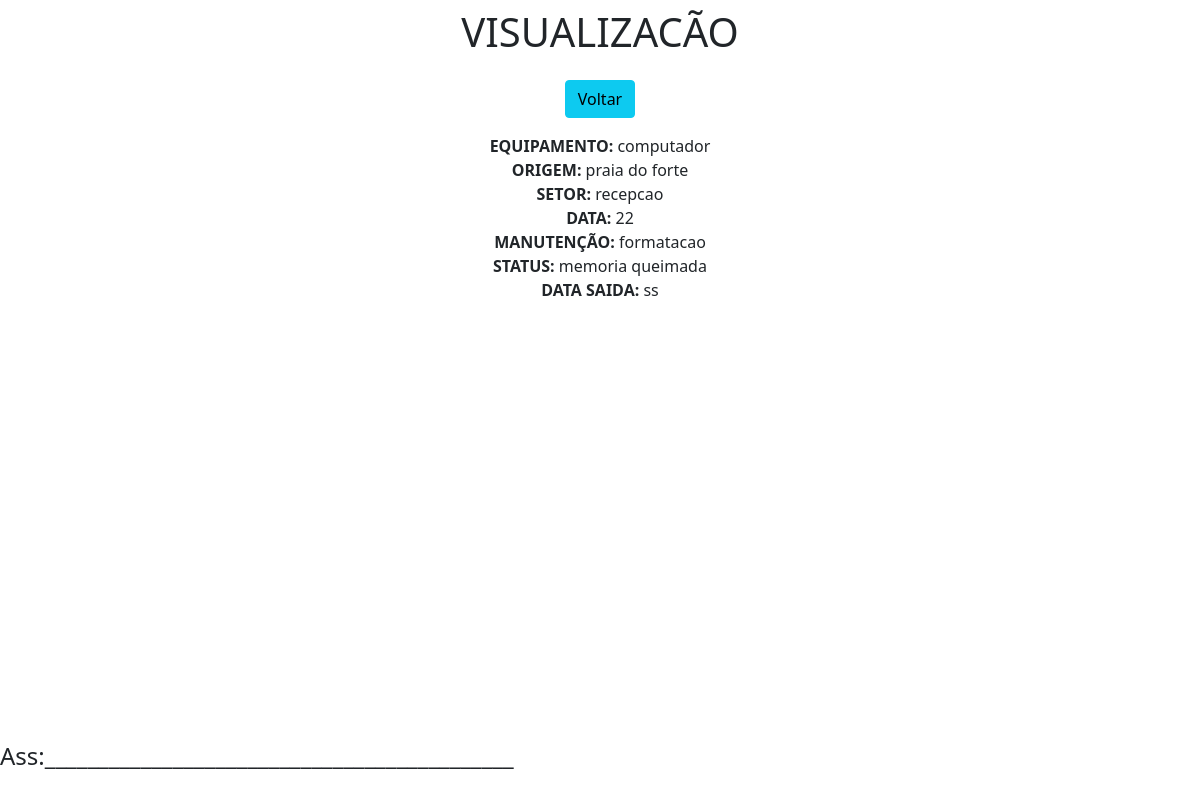
Page /view/17/ on the committed database.
### app/models.py (models this page shows)
class Computador(models.Model):
    equipamento = models.CharField(max_length=100)
    origem = models.CharField(max_length=100)
    setor = models.CharField(max_length=100)
    data = models.CharField(max_length=100)
    manutencao = models.CharField(max_length=100)
    status = models.CharField(max_length=100)
    dataSaida = models.CharField(max_length=100)

### app/views.py (the view)
# urls.py: path('view/<int:pk>/', view, name='view'),
def view(request, pk):
    data = {}
    data['db'] = Computador.objects.get(pk=pk)
    return render(request,'view.html', data)

### app/templates/view.html (shortened to what this page needs)
<!DOCTYPE html>
<html lang="en">
<head>
    <link href="https://cdn.jsdelivr.net/npm/bootstrap@5.1.3/dist/css/bootstrap.min.css" rel="stylesheet">
</head>
<body>
    <div class="col-8 m-auto pt-2 pb-2 text-center" >
        <h1>VISUALIZACÃO</h1>
    </div>
    <div class="col-8 m-auto pt-2 pb-2 text-center" >
        <a href="/" class="btn btn-info">Voltar</a>
    </div>
    <div class="col-8 m-auto pt-2 pb-2 text-center" >
        <strong>EQUIPAMENTO: </strong>{{db.equipamento}}<br>
        <strong>ORIGEM: </strong>{{db.origem}}<br>
        <strong>SETOR: </strong>{{db.setor}}<br>
        <strong>DATA: </strong>{{db.data}}<br>
        <strong>MANUTENÇÃO: </strong>{{db.manutencao}}<br>
        <strong>STATUS: </strong>{{db.status}}<br>
        <strong>DATA SAIDA: </strong>{{db.dataSaida}}<br>
    </div><br><br><br><br><br><br><br><br><br><br><br><br><br><br><br><br><br><br>
<h4>Ass:____________________________________________</h4>
</body>
</html>

### rows in the picture
Computador: equipamento "computador", origem "praia do forte", setor "recepcao", data "22", manutencao "formatacao", status "memoria queimada", dataSaida "ss"
